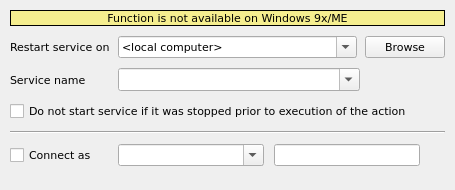
<?xml version="1.0" encoding="UTF-8"?>
<ui version="4.0">
 <class>RestartServiceWidget</class>
 <widget class="QWidget" name="RestartServiceWidget">
  <property name="geometry">
   <rect>
    <x>0</x>
    <y>0</y>
    <width>455</width>
    <height>190</height>
   </rect>
  </property>
  <property name="font">
   <font>
    <family>DejaVu Sans</family>
    <pointsize>8</pointsize>
   </font>
  </property>
  <property name="windowTitle">
   <string>Form</string>
  </property>
  <layout class="QFormLayout" name="formLayout">
   <property name="horizontalSpacing">
    <number>8</number>
   </property>
   <property name="verticalSpacing">
    <number>10</number>
   </property>
   <property name="leftMargin">
    <number>10</number>
   </property>
   <property name="topMargin">
    <number>10</number>
   </property>
   <property name="rightMargin">
    <number>10</number>
   </property>
   <property name="bottomMargin">
    <number>4</number>
   </property>
   <item row="0" column="0" colspan="2">
    <widget class="QLabel" name="lblFunctioIsNotAvailable">
     <property name="sizePolicy">
      <sizepolicy hsizetype="Preferred" vsizetype="Preferred">
       <horstretch>0</horstretch>
       <verstretch>0</verstretch>
      </sizepolicy>
     </property>
     <property name="autoFillBackground">
      <bool>false</bool>
     </property>
     <property name="styleSheet">
      <string notr="true">background-color: rgb(245, 238, 143);</string>
     </property>
     <property name="frameShape">
      <enum>QFrame::Panel</enum>
     </property>
     <property name="text">
      <string>Function is not available on Windows 9x/ME</string>
     </property>
     <property name="alignment">
      <set>Qt::AlignCenter</set>
     </property>
    </widget>
   </item>
   <item row="1" column="0">
    <widget class="QLabel" name="lblRestartServiceOn">
     <property name="text">
      <string>Restart service on</string>
     </property>
     <property name="buddy">
      <cstring>cmbRestartServiceOn</cstring>
     </property>
    </widget>
   </item>
   <item row="1" column="1">
    <layout class="QHBoxLayout" name="horizontalLayout_3">
     <property name="spacing">
      <number>8</number>
     </property>
     <item>
      <widget class="QComboBox" name="cmbRestartServiceOn">
       <property name="sizePolicy">
        <sizepolicy hsizetype="Preferred" vsizetype="Preferred">
         <horstretch>0</horstretch>
         <verstretch>0</verstretch>
        </sizepolicy>
       </property>
       <property name="editable">
        <bool>true</bool>
       </property>
       <item>
        <property name="text">
         <string>&lt;local computer&gt;</string>
        </property>
       </item>
      </widget>
     </item>
     <item>
      <widget class="QPushButton" name="btnRestartServiceOn">
       <property name="sizePolicy">
        <sizepolicy hsizetype="Fixed" vsizetype="Preferred">
         <horstretch>0</horstretch>
         <verstretch>0</verstretch>
        </sizepolicy>
       </property>
       <property name="text">
        <string>Browse</string>
       </property>
      </widget>
     </item>
    </layout>
   </item>
   <item row="2" column="0">
    <widget class="QLabel" name="lblServiceName">
     <property name="text">
      <string>Service name</string>
     </property>
     <property name="buddy">
      <cstring>cmbServiceName</cstring>
     </property>
    </widget>
   </item>
   <item row="2" column="1">
    <layout class="QHBoxLayout" name="horizontalLayout_2">
     <item>
      <widget class="QComboBox" name="cmbServiceName">
       <property name="sizePolicy">
        <sizepolicy hsizetype="Preferred" vsizetype="Preferred">
         <horstretch>0</horstretch>
         <verstretch>0</verstretch>
        </sizepolicy>
       </property>
       <property name="editable">
        <bool>true</bool>
       </property>
      </widget>
     </item>
     <item>
      <spacer name="horizontalSpacer">
       <property name="orientation">
        <enum>Qt::Horizontal</enum>
       </property>
       <property name="sizeType">
        <enum>QSizePolicy::Fixed</enum>
       </property>
       <property name="sizeHint" stdset="0">
        <size>
         <width>85</width>
         <height>23</height>
        </size>
       </property>
      </spacer>
     </item>
    </layout>
   </item>
   <item row="4" column="0" colspan="2">
    <widget class="Line" name="line">
     <property name="orientation">
      <enum>Qt::Horizontal</enum>
     </property>
    </widget>
   </item>
   <item row="5" column="0">
    <widget class="QCheckBox" name="chkConnectAs">
     <property name="sizePolicy">
      <sizepolicy hsizetype="Minimum" vsizetype="Preferred">
       <horstretch>0</horstretch>
       <verstretch>0</verstretch>
      </sizepolicy>
     </property>
     <property name="text">
      <string>Connect as</string>
     </property>
    </widget>
   </item>
   <item row="5" column="1">
    <layout class="QHBoxLayout" name="horizontalLayout_4" stretch="1,1">
     <property name="spacing">
      <number>10</number>
     </property>
     <property name="rightMargin">
      <number>25</number>
     </property>
     <item>
      <widget class="QComboBox" name="cmbConnectAsLogin">
       <property name="sizePolicy">
        <sizepolicy hsizetype="Preferred" vsizetype="Preferred">
         <horstretch>0</horstretch>
         <verstretch>0</verstretch>
        </sizepolicy>
       </property>
       <property name="editable">
        <bool>true</bool>
       </property>
      </widget>
     </item>
     <item>
      <widget class="QLineEdit" name="lineConnectAsPassword">
       <property name="sizePolicy">
        <sizepolicy hsizetype="Expanding" vsizetype="Preferred">
         <horstretch>0</horstretch>
         <verstretch>0</verstretch>
        </sizepolicy>
       </property>
      </widget>
     </item>
    </layout>
   </item>
   <item row="3" column="0" colspan="2">
    <widget class="QCheckBox" name="chkDoNotStartService">
     <property name="text">
      <string>Do not start service if it was stopped prior to execution of the action</string>
     </property>
    </widget>
   </item>
  </layout>
 </widget>
 <resources/>
 <connections/>
</ui>
